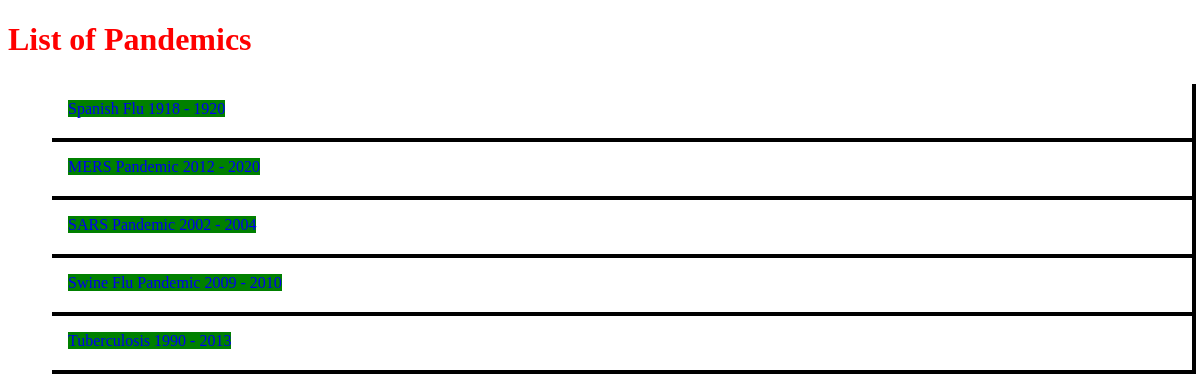
The page /pandemics on the database its author committed.
### pandemics/models.py (models this page shows, shortened)
class Pandemic(models.Model):
    name = models.CharField(max_length=75)
    disease = models.CharField(max_length=75)
    total_deaths = models.IntegerField()
    year_from = models.IntegerField()
    year_to = models.IntegerField()
    embed_html = models.CharField(max_length=3000)

### website/views.py (the view)
# urls.py: path('pandemics', pandemics_list, name='pandemics'),
def pandemics_list(request):
    pandemics = Pandemic.objects.all()
    return render(request, 'website/pandemics_list.html', {"pandemics": pandemics})

### website/templates/website/pandemics_list.html (shortened to what this page needs)
{% extends "base.html" %}
{% block content %}
    <div>
        <div>
            <h1>List of Pandemics</h1>
            <ul>
                {% for pandemic in pandemics %}
                    <li class="card pandemic-card">
                        <a href="{% url 'pandemic details' pandemic.id %}">{{pandemic.name}} {{pandemic.year_from}} - {{pandemic.year_to}}</a>
                    </li>
                {% endfor %}
            </ul>
        </div>
    </div>
{% endblock %}

### website/templates/base.html (shortened to what this page needs)
{% load static %}
<!DOCTYPE html>
<html lang="en">
<head>
    <link rel="stylesheet" href="{% static 'website/styles.css' %}" />
</head>
<body>
    {% block content %}
    {% endblock %}
</body>
</html>

### website/static/website/styles.css (style rules this page uses)
body { font-family: Bodoni; color: red; background-color: white; }
ul { list-style: none; }
.card { box-shadow: 4px 4px #000; padding: 20px; }
.card > a { text-decoration: none; background-color: green; }

### rows shown on the page
Pandemic: name "Spanish Flu", year_from "1918", year_to "1920"
Pandemic: name "MERS Pandemic", year_from "2012", year_to "2020"
Pandemic: name "SARS Pandemic", year_from "2002", year_to "2004"
Pandemic: name "Swine Flu Pandemic", year_from "2009", year_to "2010"
Pandemic: name "Tuberculosis", year_from "1990", year_to "2013"
